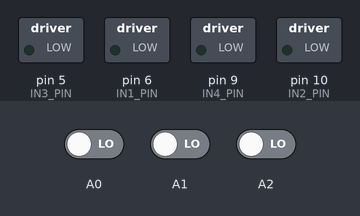
The sketch below on a simulated Arduino Uno, built with avr-gcc and run on an emulated ATmega328P. On the bench: switched loads named in the sketch (green lamp = pin HIGH). Inputs (shaded band) come from the test bench; at power-on: A0 LOW, A1 LOW, A2 LOW.

Above: at 1.2 s.
1.3 s: A0 driven HIGH
At 1.8 s:
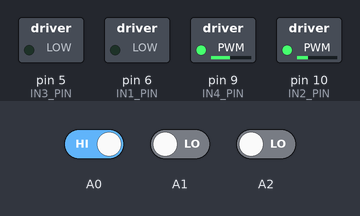
2.8 s: A1 driven HIGH
At 4.0 s:
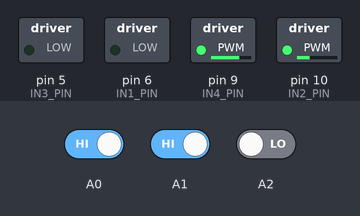
4.3 s: A1 driven LOW
At 5.3 s:
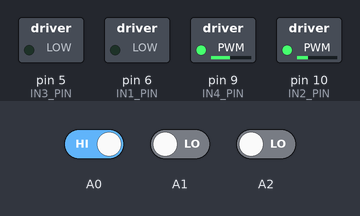
5.8 s: A2 driven HIGH
At 6.4 s:
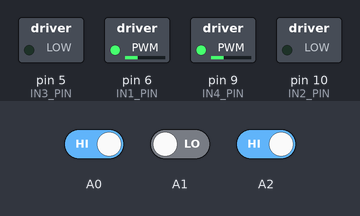
7.3 s: A0 driven LOW
At 7.6 s:
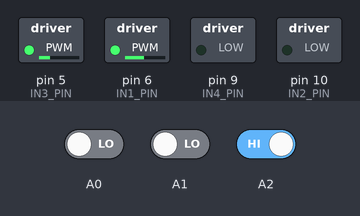
8.8 s: A2 driven LOW
At 9.9 s:
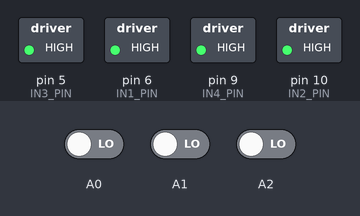
Timing chart, 0 to 11.3 s (numbered marks = the images above; inputs shaded):
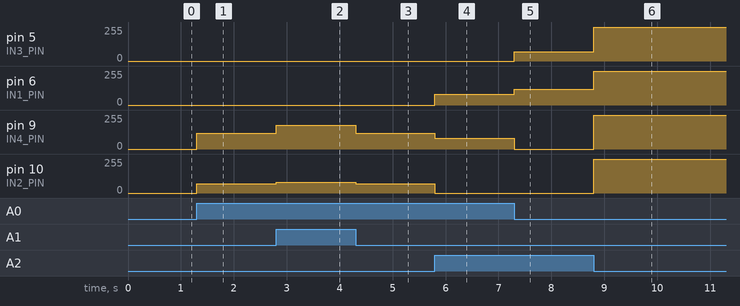

The sketch:

InfraredTracing_Function.ino
```cpp
#define IN1_PIN 6   // PWMB
#define IN2_PIN 10  // DIRB  ---  right
#define IN4_PIN 9   // PWMA
#define IN3_PIN 5   // DIRA  ---  left

void setup()
{
  Serial.begin(9600);
  pinMode(A0, INPUT);
  pinMode(A1, INPUT);
  pinMode(A2, INPUT);
}

void loop()
{
  int left, mid, right;
  left = digitalRead(A0);
  mid = digitalRead(A1);
  right = digitalRead(A2);
  if ((right == 1) && (mid == 0) && (left == 1)) //*******直行*******//
  {
    analogWrite(IN1_PIN, 80);
    analogWrite(IN2_PIN, LOW);//the speed value of motorA is val
    analogWrite(IN3_PIN, LOW);//the speed value of motorB is val
    analogWrite(IN4_PIN, 80);
  }
  else  if ((right == 0) && (mid == 1) && (left == 1)) //***左偏,右转***//
  {
    analogWrite(IN1_PIN, LOW);
    analogWrite(IN2_PIN, 80);//the speed value of motorB is val
    analogWrite(IN3_PIN, LOW);//the speed value of motorB is val
    analogWrite(IN4_PIN, 180);
  }
  else  if ((right == 0) && (mid == 0) && (left == 1)) //***左偏,右转***//
  {
    analogWrite(IN1_PIN, LOW);
    analogWrite(IN2_PIN, 70);//the speed value of motorB is val
    analogWrite(IN3_PIN, LOW);//the speed value of motorB is val
    analogWrite(IN4_PIN, 120);
  }
  else  if ((right == 1) && (mid == 1) && (left == 0)) //***右偏，左转***//
  {
    analogWrite(IN1_PIN, 180);
    analogWrite(IN2_PIN, LOW);//the speed value of motorB is val
    analogWrite(IN3_PIN, 80);//the speed value of motorB is val
    analogWrite(IN4_PIN, LOW);
  }

   else  if ((right == 1) && (mid == 0) && (left == 0)) //***右偏，左转***//
  {
    analogWrite(IN1_PIN, 120);
    analogWrite(IN2_PIN, LOW);//the speed value of motorB is val
    analogWrite(IN3_PIN, 70);//the speed value of motorB is val
    analogWrite(IN4_PIN, LOW);
  }
 else if ((right == 0) && (mid == 0) && (left == 0)) //*******停止*******//
  {
    digitalWrite(IN1_PIN, HIGH);
    digitalWrite(IN2_PIN, HIGH);
    digitalWrite(IN3_PIN, HIGH);
    digitalWrite(IN4_PIN, HIGH);
  }

}
```

Measured:
- after the input at 1.3 s, pin 9 (IN4_PIN): 0/255 → 120/255 at once; pin 10 (IN2_PIN): 0/255 → 70/255 at once
- after the input at 2.8 s, pin 9 (IN4_PIN): 120/255 → 180/255 at once; pin 10 (IN2_PIN): 70/255 → 80/255 at once
- after the input at 4.3 s, pin 9 (IN4_PIN): 180/255 → 120/255 at once; pin 10 (IN2_PIN): 80/255 → 70/255 at once
- after the input at 5.8 s, pin 6 (IN1_PIN): 0/255 → 80/255 at once; pin 9 (IN4_PIN): 120/255 → 80/255 at once; pin 10 (IN2_PIN): 70/255 → 0/255 at once
- after the input at 7.3 s, pin 5 (IN3_PIN): 0/255 → 70/255 at once; pin 6 (IN1_PIN): 80/255 → 120/255 at once; pin 9 (IN4_PIN): 80/255 → 0/255 at once
- after the input at 8.8 s, pin 5 (IN3_PIN): 70/255 → 255/255 at once; pin 6 (IN1_PIN): 120/255 → 255/255 at once; pin 9 (IN4_PIN), pin 10 (IN2_PIN): 0/255 → 255/255 at once
